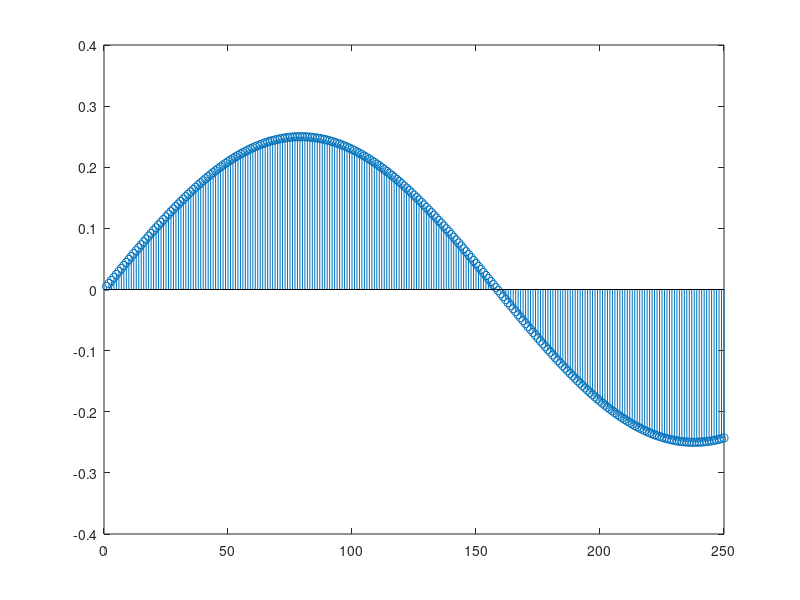
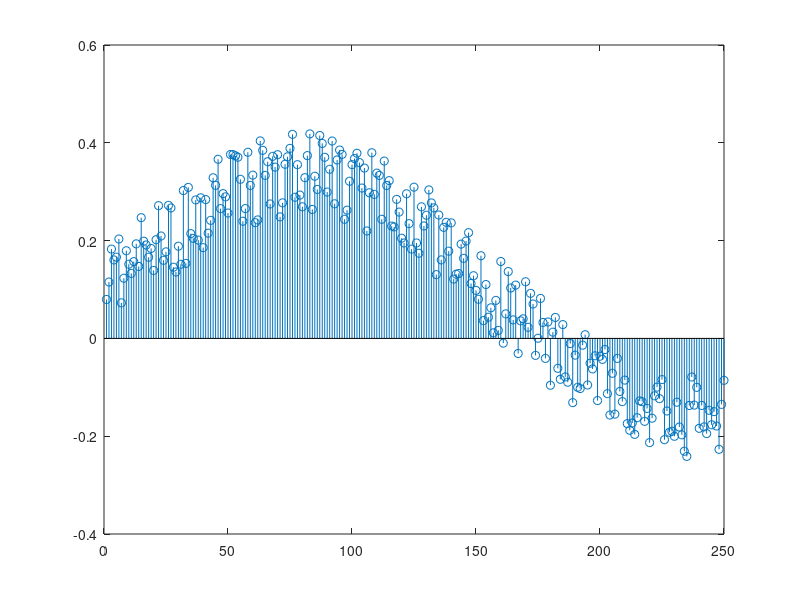
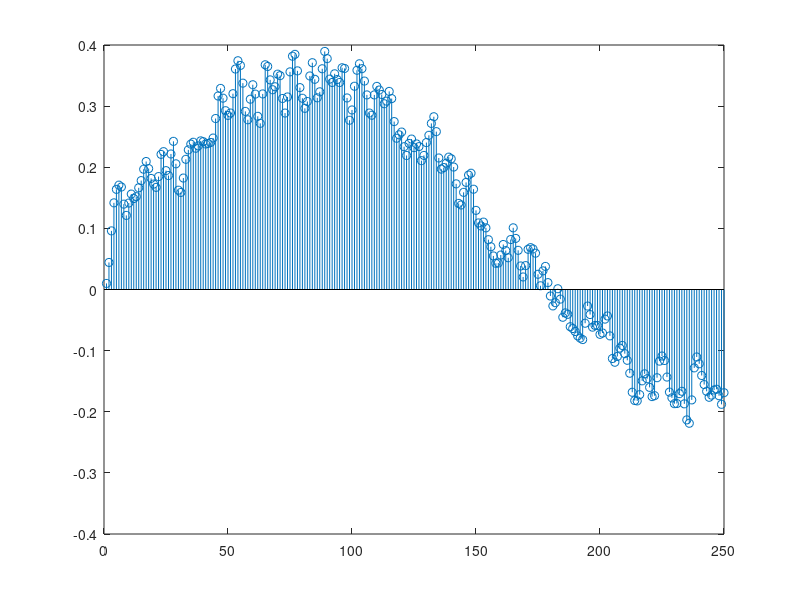

Write MATLAB code to recreate these figures, in order.
%session 2.10 script

%generate sound sample from sine signal, sampled discrete signal
pkg load signal;

sample_rate = 22050 %samplerate
%use sampleAmount as "window" so you have 250samplecount= vector from 1_to_250
n = [1 : 250 ] %sample amounts from 1 to 250 == 250samplesAmount
amplitude = 0.25
sss = 139 %sss, Lauri's sss = 638, but it looks like sss= 139 looks much nicer plot
signal_freq = sss / 2

noise_amplitude = sss/800
noise = noise_amplitude*rand(1,250) %random noise signal, NOTE! if you want to use normal distribution random == randn
pure_signal = amplitude * sin(2 * pi * signal_freq * n/sample_rate)

signal= pure_signal + noise %add noise to the signal

figure(1)
stem(n, pure_signal) %plot pure_signal 

figure(2)
stem(n, signal) %plot distorted_signal with noise

diff_out = nan(250, 1) %create empty vector to store results from difference_equation
diff_out(1) = 1/8*signal(1) %NOTE! we must use the pre-conditions for the difference equation
diff_out(2) = 1/8*signal(2) + 3/8*signal(2-1)
diff_out(3) = 1/8*signal(3) + 3/8*signal(3-1) +3/8*signal(3-2)
for i = 4 : 250 %get the loop rolling forwards, to iterate the rest of the difference_output_values
  diff_out(i) = 1/8*signal(i) +3/8*signal(i-1) + 3/8*signal(i-2) +1/8*signal(i-3)
end


figure(3) %plot filtered distorted_signal
stem(n, diff_out)%plot final results (the output from difference equation, using noise_signal as the input sequence)

